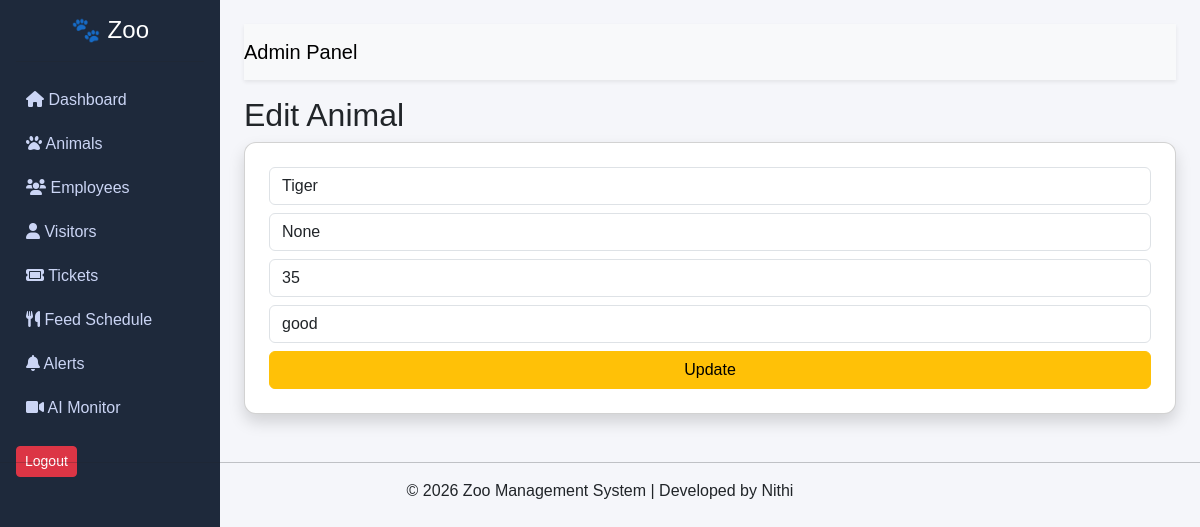
/edit_animal/10, run on the app's committed database.
### tables this page shows
CREATE TABLE animals (
            animal_id TEXT PRIMARY KEY,
            name TEXT,
            species TEXT,
            age INTEGER,
            health_status TEXT
        );

### app.py (the view, shortened to what this page needs)
@app.route('/edit_animal/<id>', methods=['GET', 'POST'])
def edit_animal(id):
    animal = zoo_db.get_animal(id)
    return render_template('edit_animal.html', animal=animal)

### zoo_database.py (called while the page is built)
    def get_animal(self, animal_id):
        self.cursor.execute("SELECT * FROM animals WHERE animal_id=?", (animal_id,))
        return self.cursor.fetchone()

### templates/edit_animal.html
{% extends "base.html" %}
{% block content %}
<h2>Edit Animal</h2>
<form method="POST" class="card p-4 shadow">
    <input value="{{ animal[1] }}" name="name" class="form-control mb-2">
    <input value="{{ animal[2] }}" name="species" class="form-control mb-2">
    <input value="{{ animal[3] }}" name="age" class="form-control mb-2">
    <input value="{{ animal[4] }}" name="health_status" class="form-control mb-2">
    <button class="btn btn-warning">Update</button>
</form>
{% endblock %}

### static/style.css (style rules this page uses)
body { margin: 0; font-family: Arial, sans-serif; background-color: #f5f6fa; }
.card { border-radius: 12px; }

### data on the page
animals: name "Tiger", species "None", age "35", health_status "good"
